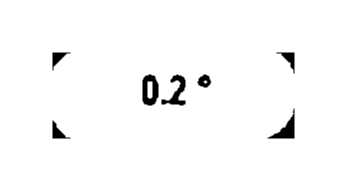
#> input picture Antecedentes/Imagenes proyecto/imaganes ejemplo/new_imageA.png, 346 x 190 px, found by its file name
$ python motorA.py
#> lines starting #> are read from the running program, lines starting #| are printed output that depends on the picture; after the words box and inside, x2 and y2 are one past the last pixel; in counts of white or black regions, pixels touching at a corner belong together
import cv2
from PIL import Image
import re
import cv2
import numpy as np
import pytesseract
from pytesseract import Output
import pytesseract
pytesseract.pytesseract.tesseract_cmd=r"C:\Program Files\Tesseract-OCR\tesseract.exe"

numero=[]

image=cv2.imread("new_imageA.png")
#> image is the input picture: shape (190, 346, 3); min 0, max 255, mean 249.4
newImg = cv2.imread("new_imageA.png")


gray=cv2.cvtColor(newImg,cv2.COLOR_BGR2GRAY)

gray=cv2.blur(gray,(2,2))
the=cv2.threshold(gray,0,255,cv2.THRESH_BINARY+cv2.THRESH_OTSU)[1]
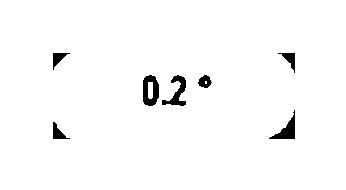
#> the: shape (190, 346); 97.8% white; 7 black regions, largest, box (x1, y1, x2, y2) and area: (143, 75, 159, 106) 342, (162, 75, 186, 106) 300, (269, 110, 295, 139) 280
canny=cv2.Canny(the,0,200)
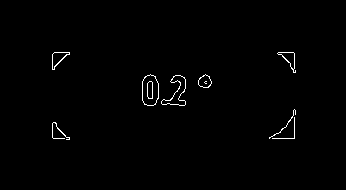
#> canny: shape (190, 346); 0.87% white in thin lines or dots, all inside (x1, y1, x2, y2) = (52, 52, 296, 140)


canny2=cv2.dilate(canny,None,iterations=1)
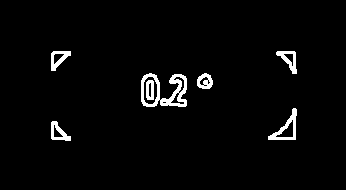
#> canny2: shape (190, 346); 2.9% white; 7 white regions

cnts,cnts1=cv2.findContours(canny,cv2.RETR_LIST,cv2.CHAIN_APPROX_SIMPLE)
#> cnts = 16 contours, 4 with area under 20; largest, box (x1, y1, x2, y2) and area: (142, 74, 159, 106) 426, (142, 74, 159, 106) 422, (161, 75, 186, 106) 296, (161, 75, 186, 106) 287, (52, 52, 70, 70) 146; cnts1 = 16 rows, first 6: [1, -1, -1, -1], [2, 0, -1, -1], [3, 1, -1, -1], [4, 2, -1, -1], [5, 3, -1, -1], [6, 4, -1, -1]
#cv2.drawContours(image,cnts,171,(0,255,0),2)
#> (the run stopped early here; a loop or call above may not have finished)
